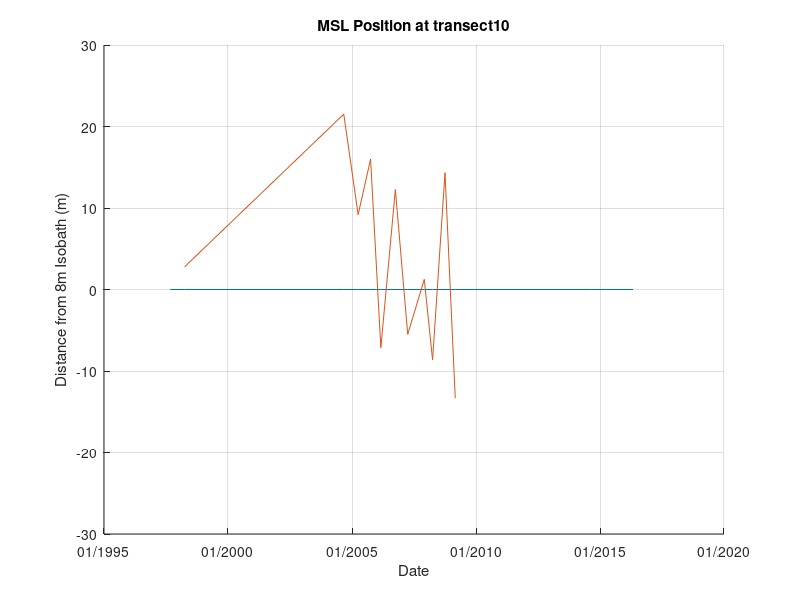
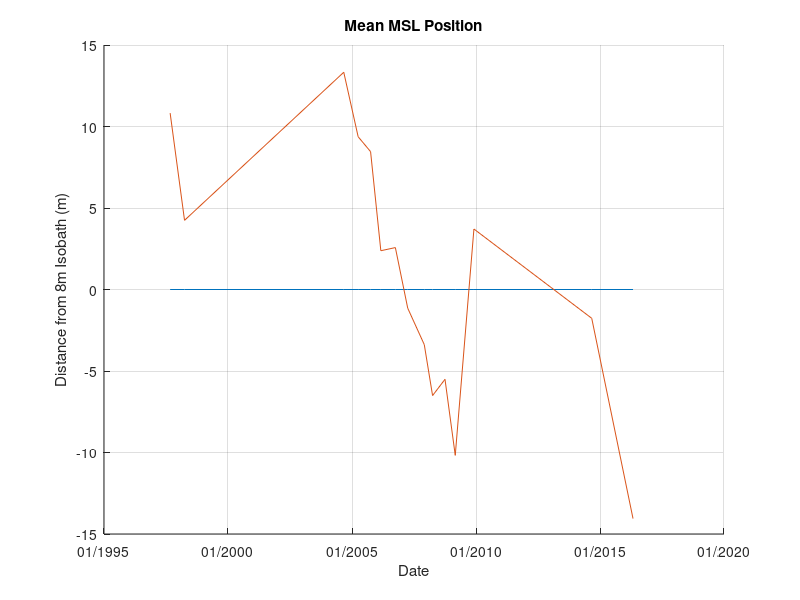
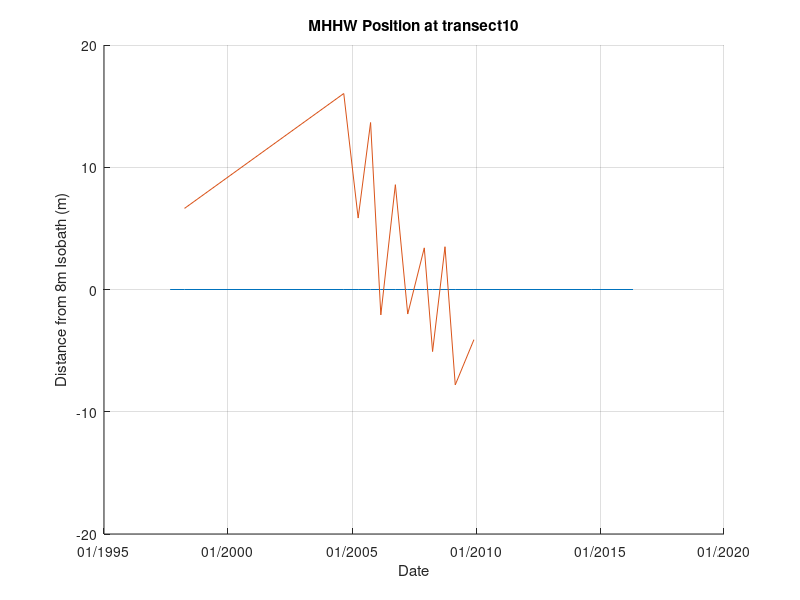
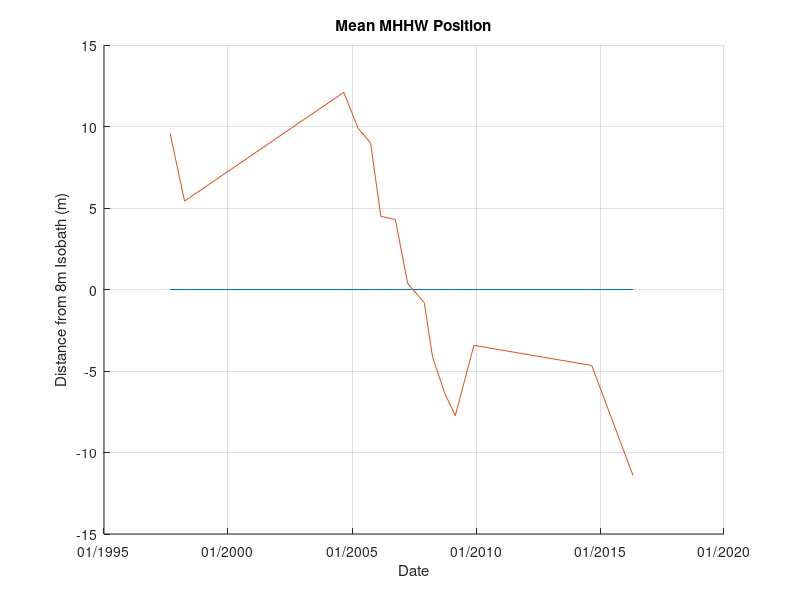

MATLAB code to generate these figures, in order:
%% Description
%{
NaN value considered in the plot.

Here the accumulative distance value starts from -8m isobath. The profile 
of each transects are plotted but the graphs are not modified, i.e., the
wave affected offshore elevation data is not treated properly.

The shoreline positions at MSL and MHHW are calculated, i.e., find the
distance at which the transect profiles reach MSL or MHHW

Although at some of the date, the dem collected doesn't reach MSL or MHHW,
they are used in this Script, totally 20 dem, and thus 20 date
%}


clear all; close all; clc

%% For MSL
%Initialization
% Read CSV files
rawdata = csvread('MSL difference_NaN.csv',1,1);

% Delete invalid data (data with confusing collecting data)
rawdata_d = [rawdata(1:12, :); rawdata(14, :); rawdata(19:20,:)];

Datestring = ['09/1997';'04/1998';'09/2004';'04/2005';'10/2005';'03/2006';...
    '10/2006';'04/2007';'12/2007';'04/2008';'10/2008';'03/2009';'12/2009';...
    '09/2014';'05/2016'];
formatin = 'mm/yyyy';
ta = datenum(Datestring,formatin);

%% Plot Individually

% For Cross Section - n
figure(1); hold on;grid on;
n = 10;
ref = zeros(15,1);
plot(ta,ref) % Plot a reference line
plot(ta,rawdata_d(:,n))

dateFormat = 'mm/yyyy';
datetick('x',dateFormat)
xlabel('Date')
ylabel('Distance from 8m Isobath (m)')
title (['MSL Position at transect',num2str(n)])

% Mean location
figure(2); hold on; grid on;
msl_avg_d = nansum(rawdata_d,2)/25;

plot(ta,ref)
plot(ta,msl_avg_d)
dateFormat = 'mm/yyyy';
datetick('x',dateFormat)
xlabel('Date')
ylabel('Distance from 8m Isobath (m)')
title ('Mean MSL Position')
%% Subplot
% for i = 1:25
%     subplot(5,5,i);hold on;
%     plot(ta,rawdata_d(:,i),'-')
%     dateFormat = 'mm/yyyy';
%     datetick('x',dateFormat)
%     grid on; 
% end

%% For MHHW
%Initialization
% Read CSV files
rawdata = csvread('MHHW difference_NaN.csv',1,1);

% Delete invalid data (data with confusing collecting data)
rawdata_d = [rawdata(1:12, :); rawdata(14, :); rawdata(19:20,:)];

Datestring = ['09/1997';'04/1998';'09/2004';'04/2005';'10/2005';'03/2006';...
    '10/2006';'04/2007';'12/2007';'04/2008';'10/2008';'03/2009';'12/2009';...
    '09/2014';'05/2016'];
formatin = 'mm/yyyy';
ta = datenum(Datestring,formatin);

%% Plot Individually
% For Cross Section - n
figure(3); hold on; grid on;
% n = 10;
ref = zeros(15,1);
plot(ta,ref)
plot(ta,rawdata_d(:,n))
dateFormat = 'mm/yyyy';
datetick('x',dateFormat)
xlabel('Date')
ylabel('Distance from 8m Isobath (m)')
title (['MHHW Position at transect',num2str(n)])

% Mean location
figure(4); hold on; grid on;
mhhw_avg_d = nansum(rawdata_d')/25;

plot(ta,ref)
plot(ta,mhhw_avg_d)
dateFormat = 'mm/yyyy';
datetick('x',dateFormat)
xlabel('Date')
ylabel('Distance from 8m Isobath (m)')
title ('Mean MHHW Position')
%% Subplot
% for i = 1:25
%     subplot(5,5,i);hold on;
%     plot(ta,rawdata_d(:,i),'-')
%     dateFormat = 'mm/yyyy';
%     datetick('x',dateFormat)
%     grid on; 
% end
